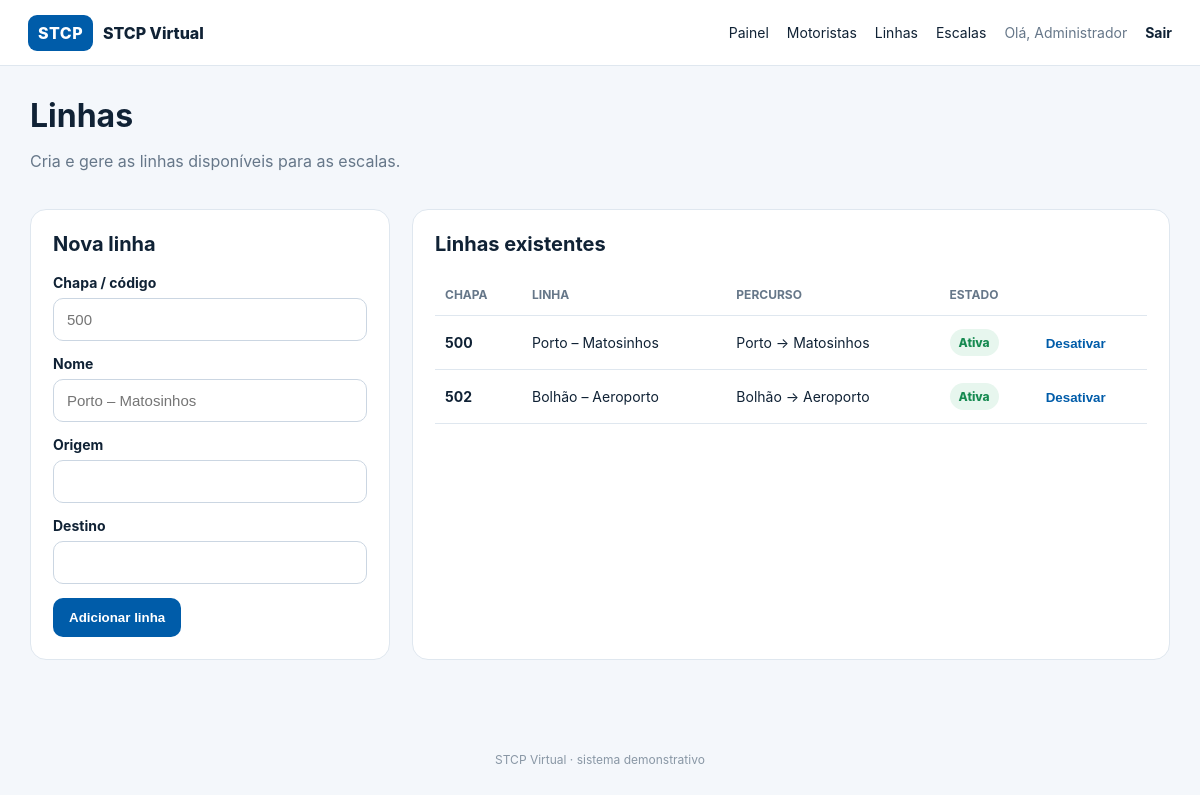
The page /lines.php (signed in) on the database its author committed.
### tables this page shows
CREATE TABLE users (
        id INTEGER PRIMARY KEY AUTOINCREMENT,
        name TEXT NOT NULL,
        email TEXT NOT NULL UNIQUE,
        password TEXT NOT NULL,
        role TEXT NOT NULL CHECK(role IN ('admin','driver')),
        active INTEGER NOT NULL DEFAULT 1,
        created_at TEXT NOT NULL DEFAULT CURRENT_TIMESTAMP
    );

CREATE TABLE lines (
        id INTEGER PRIMARY KEY AUTOINCREMENT,
        code TEXT NOT NULL UNIQUE,
        name TEXT NOT NULL,
        origin TEXT,
        destination TEXT,
        active INTEGER NOT NULL DEFAULT 1,
        created_at TEXT NOT NULL DEFAULT CURRENT_TIMESTAMP
    );

### public/lines.php (the view, shortened to what this page needs)
<?php require_once __DIR__.'/../config.php'; $u=require_admin(); $pdo=db();
$rows=$pdo->query('SELECT * FROM lines ORDER BY code')->fetchAll(); layout_start('Linhas',$u); ?>
<div class="page-head"><div><h1>Linhas</h1><p class="muted">Cria e gere as linhas disponíveis para as escalas.</p></div></div><div class="two-col"><section class="card"><h2>Nova linha</h2><form method="post"><input type="hidden" name="csrf" value="<?=e(csrf_token())?>"><input type="hidden" name="action" value="add"><label>Chapa / código<input name="code" required placeholder="500"></label><label>Nome<input name="name" required placeholder="Porto – Matosinhos"></label><label>Origem<input name="origin"></label><label>Destino<input name="destination"></label><button class="btn primary">Adicionar linha</button></form></section><section class="card"><h2>Linhas existentes</h2><div class="table-wrap"><table><thead><tr><th>Chapa</th><th>Linha</th><th>Percurso</th><th>Estado</th><th></th></tr></thead><tbody><?php foreach($rows as $r): ?><tr><td><strong><?=$r['code']?></strong></td><td><?=e($r['name'])?></td><td><?=e($r['origin'])?> → <?=e($r['destination'])?></td><td><span class="pill <?= $r['active']?'on':'off'?>"><?= $r['active']?'Ativa':'Desativada'?></span></td><td><form method="post"><input type="hidden" name="csrf" value="<?=e(csrf_token())?>"><input type="hidden" name="action" value="toggle"><input type="hidden" name="id" value="<?=$r['id']?>"><button class="linkbtn"><?= $r['active']?'Desativar':'Ativar'?></button></form></td></tr><?php endforeach; ?></tbody></table></div></section></div>
<?php layout_end(); ?>

### config.php (shortened to what this page needs)
<?php
function db(): PDO {
    static $pdo = null;
    if ($pdo === null) {
        $pdo = new PDO('sqlite:' . DB_FILE);
        $pdo->setAttribute(PDO::ATTR_ERRMODE, PDO::ERRMODE_EXCEPTION);
        $pdo->setAttribute(PDO::ATTR_DEFAULT_FETCH_MODE, PDO::FETCH_ASSOC);
        $pdo->exec('PRAGMA foreign_keys = ON');
        init_db($pdo);
    }
    return $pdo;
}
function init_db(PDO $pdo): void {
    $pdo->exec("CREATE TABLE IF NOT EXISTS users (
        id INTEGER PRIMARY KEY AUTOINCREMENT,
        name TEXT NOT NULL,
        email TEXT NOT NULL UNIQUE,
        password TEXT NOT NULL,
        role TEXT NOT NULL CHECK(role IN ('admin','driver')),
        active INTEGER NOT NULL DEFAULT 1,
        created_at TEXT NOT NULL DEFAULT CURRENT_TIMESTAMP
    )");
    $pdo->exec("CREATE TABLE IF NOT EXISTS lines (
        id INTEGER PRIMARY KEY AUTOINCREMENT,
        code TEXT NOT NULL UNIQUE,
        name TEXT NOT NULL,
        origin TEXT,
        destination TEXT,
        active INTEGER NOT NULL DEFAULT 1,
        created_at TEXT NOT NULL DEFAULT CURRENT_TIMESTAMP
    )");
    $pdo->exec("CREATE TABLE IF NOT EXISTS schedules (
        id INTEGER PRIMARY KEY AUTOINCREMENT,
        driver_id INTEGER NOT NULL,
        line_id INTEGER NOT NULL,
        service_date TEXT NOT NULL,
        start_time TEXT NOT NULL,
        end_time TEXT NOT NULL,
        notes TEXT,
        confirmed INTEGER NOT NULL DEFAULT 0,
        confirmed_at TEXT,
        created_at TEXT NOT NULL DEFAULT CURRENT_TIMESTAMP,
        FOREIGN KEY(driver_id) REFERENCES users(id) ON DELETE CASCADE,
        FOREIGN KEY(line_id) REFERENCES lines(id) ON DELETE CASCADE
    )");
    $count = (int)$pdo->query("SELECT COUNT(*) FROM users WHERE role='admin'")->fetchColumn();
    $count = (int)$pdo->query("SELECT COUNT(*) FROM users WHERE role='driver'")->fetchColumn();
    $count = (int)$pdo->query('SELECT COUNT(*) FROM lines')->fetchColumn();
    $count = (int)$pdo->query('SELECT COUNT(*) FROM schedules')->fetchColumn();
}
function e(string $value): string { return htmlspecialchars($value, ENT_QUOTES, 'UTF-8'); }
function flash(?string $message = null): ?string {
    $m = $_SESSION['flash'] ?? null; unset($_SESSION['flash']); return $m;
}
function user(): ?array {
    $stmt = db()->prepare('SELECT * FROM users WHERE id=? AND active=1');
    $stmt->execute([$_SESSION['user_id']]);
    return $stmt->fetch() ?: null;
}
function require_login(): array { $u=user(); if (!$u) redirect('index.php'); return $u; }
function require_admin(): array { $u=require_login(); if ($u['role'] !== 'admin') redirect('dashboard.php'); return $u; }
function layout_start(string $title, ?array $u=null): void {
    $flash=flash();
?>
<!doctype html><html lang="pt"><head><meta charset="utf-8"><meta name="viewport" content="width=device-width,initial-scale=1"><title><?=e($title)?> · STCP Virtual</title><link rel="stylesheet" href="style.css"></head><body>
<header class="top"><a href="dashboard.php" class="brand"><span class="brandmark">STCP</span><span>STCP Virtual</span></a><?php if($u): ?><nav><?php if($u['role']==='admin'): ?><a href="dashboard.php">Painel</a><a href="drivers.php">Motoristas</a><a href="lines.php">Linhas</a><a href="schedules.php">Escalas</a><?php else: ?><a href="dashboard.php">A minha chapa</a><?php endif; ?><span class="user">Olá, <?=e($u['name'])?></span><a class="logout" href="logout.php">Sair</a></nav><?php endif; ?></header>
<main class="container"><?php if($flash): ?><div class="flash"><?=e($flash)?></div><?php endif; ?>
<?php }
function layout_end(): void { echo '</main><footer>STCP Virtual · sistema demonstrativo</footer></body></html>'; }
?>

### public/style.css (style rules this page uses)
:root { --blue:#005ca9;--blue2:#00447d;--bg:#f4f7fb;--card:#fff;--text:#102235;--muted:#667789;--border:#dfe7ef;--green:#168a51;--amber:#b87600;--red:#b3261e }
* { box-sizing:border-box }
body { margin:0;background:var(--bg);font-family:Inter,Segoe UI,Arial,sans-serif;color:var(--text) }
a { color:inherit;text-decoration:none }
.top { height:66px;background:#fff;border-bottom:1px solid var(--border);display:flex;align-items:center;justify-content:space-between;padding:0 28px;position:sticky;top:0;z-index:5 }
.brand { display:flex;align-items:center;gap:10px;font-weight:800 }
.brandmark { background:var(--blue);color:#fff;border-radius:9px;padding:8px 10px;letter-spacing:.5px }
.top nav { display:flex;align-items:center;gap:18px;font-size:14px }
.user { color:var(--muted) }
.logout { font-weight:700 }
.container { max-width:1180px;margin:0 auto;padding:30px 20px 50px }
.muted { color:var(--muted) }
label { display:block;font-size:14px;font-weight:700;margin:14px 0 }
input,select { width:100%;margin-top:7px;border:1px solid #cbd6e2;background:#fff;border-radius:10px;padding:12px 13px;font-size:15px;outline:none }
.btn { display:inline-flex;align-items:center;justify-content:center;border:0;border-radius:10px;padding:12px 16px;font-weight:800;cursor:pointer }
.primary { background:var(--blue);color:#fff }
.page-head { display:flex;justify-content:space-between;align-items:center;gap:20px;margin-bottom:22px }
.page-head h1 { margin:0 0 5px }
.stats>div,.card,.schedule-card { background:var(--card);border:1px solid var(--border);border-radius:16px }
.card { padding:22px;margin-bottom:22px }
.card h2 { margin:0 0 18px;font-size:20px }
.two-col { display:grid;grid-template-columns:360px 1fr;gap:22px }
.table-wrap { overflow:auto }
table { width:100%;border-collapse:collapse;font-size:14px }
th,td { padding:13px 10px;border-bottom:1px solid var(--border);text-align:left;vertical-align:middle }
th { color:var(--muted);font-size:12px;text-transform:uppercase }
.pill,.status { display:inline-flex;align-items:center;padding:6px 9px;border-radius:999px;font-size:12px;font-weight:800 }
.pill.on { background:#e7f6ee;color:var(--green) }
.linkbtn { background:none;border:0;padding:0;color:var(--blue);font-weight:800;cursor:pointer }
footer { text-align:center;color:#8997a5;font-size:12px;padding:20px }

### rows shown on the page
users: name "Administrador"
lines: code "500", name "Porto – Matosinhos", origin "Porto", destination "Matosinhos", active "Ativa"
lines: code "502", name "Bolhão – Aeroporto", origin "Bolhão", destination "Aeroporto", active "Ativa"
